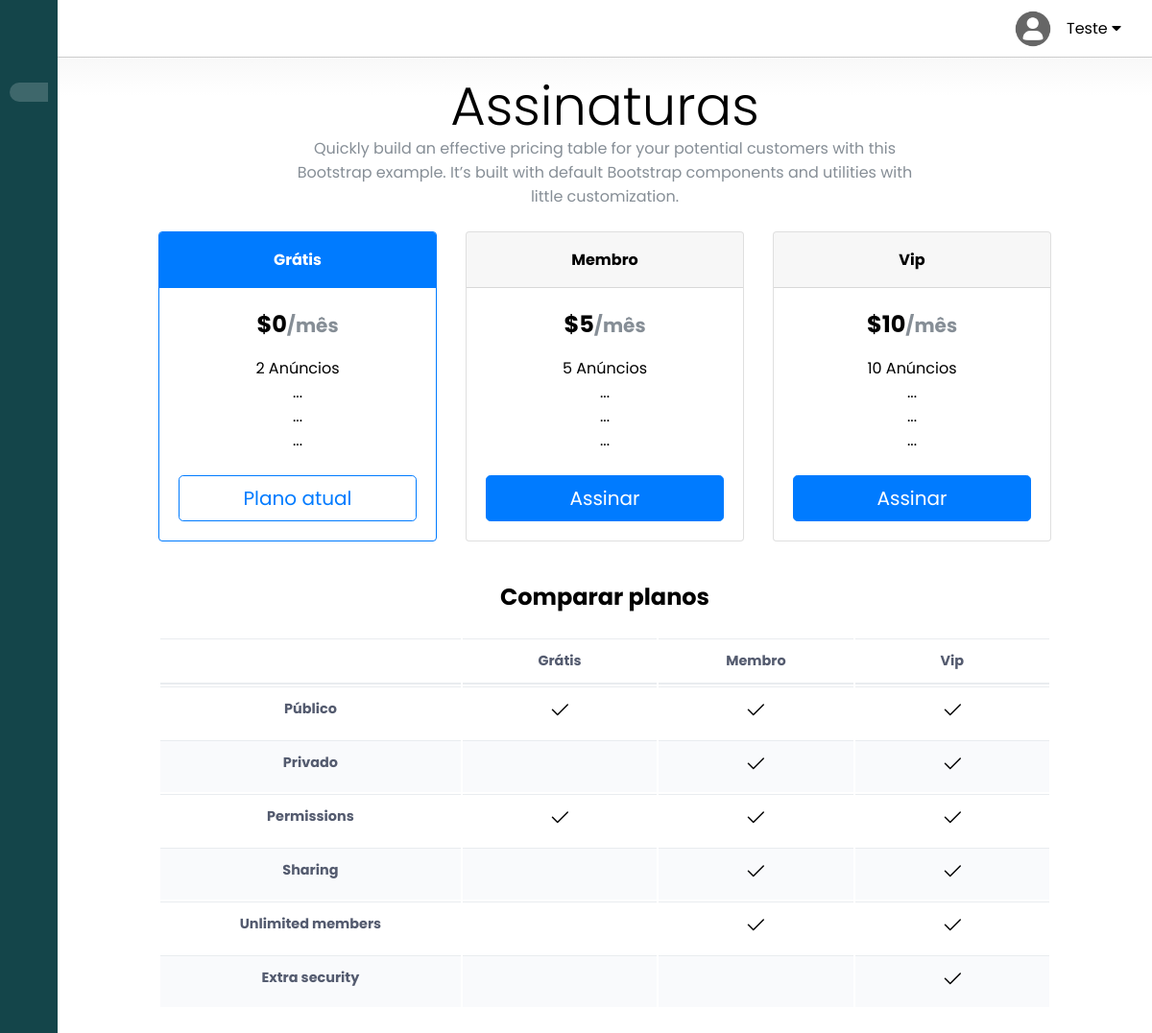
Page /assinar.php (signed in) on the committed database.
### tables this page shows
CREATE TABLE `usuario` (
  `idUser` int(11) NOT NULL,
  `email` varchar(45) NOT NULL,
  `senha` varchar(45) NOT NULL,
  `escolha` varchar(45) DEFAULT NULL,
  `cpf` varchar(14) DEFAULT NULL,
  `membro` varchar(45) DEFAULT NULL,
  `nome` varchar(45) DEFAULT NULL,
  `sobrenome` varchar(45) DEFAULT NULL,
  `sexo` varchar(45) DEFAULT NULL,
  `escolaridade` varchar(45) DEFAULT NULL,
  `endereco` varchar(45) DEFAULT NULL,
  `complemento` varchar(45) DEFAULT NULL,
  `cidade` varchar(45) DEFAULT NULL,
  `estado` varchar(45) DEFAULT NULL,
  `cep` varchar(45) DEFAULT NULL,
  `descricao` varchar(45) DEFAULT NULL,
  `numero` varchar(45) DEFAULT NULL,
  `avatar` varchar(45) DEFAULT NULL,
  `emailcontato` varchar(45) NOT NULL,
  `dataMembro` date NOT NULL DEFAULT current_timestamp()
);

### assinar.php (the view, shortened to what this page needs)
<!doctype html>
<html>
  <head>
    <link rel="stylesheet" type="text/css" href="https://cdn.jsdelivr.net/gh/lykmapipo/themify-icons@0.1.2/css/themify-icons.css">
    <link rel="stylesheet" href="https://cdnjs.cloudflare.com/ajax/libs/font-awesome/5.11.2/css/all.css">
    <link rel="stylesheet" type="text/css" href="style.css">
    <link rel="stylesheet" type="text/css" href="css/bootstrap.css">
    <link href="pricing.css" rel="stylesheet">
    <?php
      $logado = $_SESSION['email'];
      include_once "conectar.php";
      $sql = mysqli_query($conecta, "select * from usuario where email ='$logado'");
      while($exibe = mysqli_fetch_assoc($sql)){
        $perfil = $exibe["avatar"];
        $namec = $exibe["nome"];
        $membro = $exibe["membro"];
      }
      if ($membro == "Gratis"){
        $div1 = "border-primary";
        $div11 = "text-white bg-primary border-primary";
        $div2 = "";
        $div22 = "";
        $div3 = "";
        $div33 = "";
        $gratisNormal = "Plano atual";
        $membroComprado = "Assinar";
        $vipComprado = "Assinar";
      }
      ?>
  </head>
  <body>
  <div class="siidebar">
    <div class="siidebar-header">
    </div>
    <div class="siidebar-menu">
      <ul>
        <li class="passando active">
        </li>
      </ul>
    </div>
  </div>
  <div class="maain-content">
    <header>
      <div class="soocial-icons">
        <div class="poointer">
          <img src="images/img_perfil/<?php echo $perfil;?>">
        </div>
        <p class="nome_ poointer" id="dropdownMenuButton2" data-bs-toggle="dropdown"><?php echo $namec;?>
          <i class="fas fa-caret-down"></i>
        </p>
      </div>
    </header>
    <main>
      <section class="reecent">
        <div class="container py-3">
          <div class="pricing-header p-3 pb-md-4 mx-auto text-center">
            <h1 class="display-4 fw-normal">Assinaturas</h1>
            <p class="fs-5 text-muted">Quickly build an effective pricing table for your potential customers with this Bootstrap example. It’s built with default Bootstrap components and utilities with little customization.</p>
          </div>
          <main>
            <div class="row row-cols-1 row-cols-md-3 mb-3 text-center">
              <div class="col">
                <div class="card mb-4 rounded-3 shadow-sm <?php echo $div1;?>">
                  <div class="card-header py-3 <?php echo $div11?>">
                    <h4 class="my-0 fw-normal">Grátis</h4>
                  </div>
                  <div class="card-body">
                      <h1 class="card-title pricing-card-title">$0<small class="text-muted fw-light">/mês</small></h1>
                      <ul class="list-unstyled mt-3 mb-4">
                        <li>2 Anúncios</li>
                        <li>...</li>
                        <li>...</li>
                        <li>...</li>
                      </ul>
                      <button type="button" class="w-100 btn btn-lg btn-outline-primary"><?php echo $gratisNormal;?></button>
                  </div>
                </div>
              </div>
              <div class="col">
                <div class="card mb-4 rounded-3 shadow-sm <?php echo $div2;?>">
                  <div class="card-header py-3 <?php echo $$div22;?>">
                    <h4 class="my-0 fw-normal">Membro</h4>
                  </div>
                  <div class="card-body">
                    <form action="empregorem.php" method="POST">
                      <h1 class="card-title pricing-card-title">$5<small class="text-muted fw-light">/mês</small></h1>
                      <ul class="list-unstyled mt-3 mb-4">
                        <li>5 Anúncios</li>
                        <li>...</li>
                        <li>...</li>
                        <li>...</li>
                      </ul>
                      <button type="submit" name="opcao" value="4" class="w-100 btn btn-lg btn-primary"><?php echo $membroComprado;?></button>
                    </form>
                  </div>
                </div>
              </div>
              <div class="col">
                <div class="card mb-4 rounded-3 shadow-sm <?php echo $div3;?>">
                  <div class="card-header py-3 <?php echo $div33;?>">
                    <h4 class="my-0 fw-normal">Vip</h4>
                  </div>
                  <div class="card-body">
                    <form action="empregorem.php" method="POST">
                      <h1 class="card-title pricing-card-title">$10<small class="text-muted fw-light">/mês</small></h1>
                      <ul class="list-unstyled mt-3 mb-4">
                        <li>10 Anúncios</li>
                        <li>...</li>
                        <li>...</li>
                        <li>...</li>
                      </ul>
                      <button type="submit" name="opcao" value="5" class="w-100 btn btn-lg btn-primary"><?php echo $vipComprado;?></button>
                    </form>
                  </div>
                </div>
              </div>
            </div>
            <h2 class="display-6 text-center mb-4">Comparar planos</h2>
            <div class="table-responsive">
              <table class="table text-center">
                <thead>
                  <tr>
                    <th style="width: 34%;"></th>
                    <th style="width: 22%;">Grátis</th>
                    <th style="width: 22%;">Membro</th>
                    <th style="width: 22%;">Vip</th>
                  </tr>
                </thead>
                <tbody>
                  <tr>
                    <th scope="row" class="text-start">Público</th>
                    <td><svg class="bi" width="24" height="24"><use xlink:href="#check"/></svg></td>
                    <td><svg class="bi" width="24" height="24"><use xlink:href="#check"/></svg></td>
                    <td><svg class="bi" width="24" height="24"><use xlink:href="#check"/></svg></td>
                  </tr>
                  <tr>
                    <th scope="row" class="text-start">Privado</th>
                    <td></td>
                    <td><svg class="bi" width="24" height="24"><use xlink:href="#check"/></svg></td>
                    <td><svg class="bi" width="24" height="24"><use xlink:href="#check"/></svg></td>
                  </tr>
                </tbody>
                <tbody>
                  <tr>
                    <th scope="row" class="text-start">Permissions</th>
                    <td><svg class="bi" width="24" height="24"><use xlink:href="#check"/></svg></td>
                    <td><svg class="bi" width="24" height="24"><use xlink:href="#check"/></svg></td>
                    <td><svg class="bi" width="24" height="24"><use xlink:href="#check"/></svg></td>
                  </tr>
                  <tr>
                    <th scope="row" class="text-start">Sharing</th>
                    <td></td>
                    <td><svg class="bi" width="24" height="24"><use xlink:href="#check"/></svg></td>
                    <td><svg class="bi" width="24" height="24"><use xlink:href="#check"/></svg></td>
                  </tr>
                  <tr>
                    <th scope="row" class="text-start">Unlimited members</th>
                    <td></td>
                    <td><svg class="bi" width="24" height="24"><use xlink:href="#check"/></svg></td>
                    <td><svg class="bi" width="24" height="24"><use xlink:href="#check"/></svg></td>
                  </tr>
                  <tr>
                    <th scope="row" class="text-start">Extra security</th>
                    <td></td>
                    <td></td>
                    <td><svg class="bi" width="24" height="24"><use xlink:href="#check"/></svg></td>
                  </tr>
                </tbody>
              </table>
            </div>
          </main>
        </div>
      </section>
    </main>
  </div>
</body>
</html>

### style.css (style rules this page uses)
:root { --main-color: #14454a; --color-dark: #545b6f; --text-gray: #959693; }
* { font-family: 'Poppins', sans-serif; margin: 0; padding: 0; text-decoration: none; list-style-type: none; box-sizing: border-box; }
.siidebar { height: 100%; width: 240px; position: fixed; left: 0; top: 0; z-index: 100; background: var(--main-color); color: #fff; overflow-y: auto; transition: width 500ms; }
.siidebar-header { display: flex; justify-content: space-between; align-items: center; height: 60px; padding: 0rem 1rem; }
.siidebar-menu { padding: 10px 0px 10px 10px; }
.passando { cursor: pointer; transition: 0.3s; }
.siidebar li { margin-bottom: 1rem; }
.maain-content { position: relative; margin-left: 240px; transition: margin-left 500ms; }
header { position: fixed; left: 240px; top: 0; z-index: 100; width: calc(100% - 240px); background: #fff; height: 60px; padding: 0rem 1rem; display: flex; align-items: center; justify-content: space-between; border-bottom: 1px solid #ccc; transition: left 500ms; }
.nome_ { padding: 1rem; font-family: 'Poppins', sans-serif; }
.soocial-icons { display: flex; align-items: center; }
.soocial-icons span, .soocial-icons div { margin-left: 1.2rem; }
.soocial-icons div { height: 38px; width: 38px; background-size: cover; background-repeat: no-repeat; border-radius: 50%; }
.soocial-icons img { height: 38px; width: 38px; background-size: cover; background-repeat: no-repeat; border-radius: 50%; }
.reecent { margin-top: 3rem; margin-bottom: 3rem; }
th, td { font-size: .9rem; padding: 1rem 1rem; color: var(--color-dark); }
td { font-size: .8rem; }
tbody tr:nth-child(even) { background: #f9fafc; }
@media only screen and (max-width: 1200px) { .siidebar { width: 60px; z-index: 150; } }
@media only screen and (max-width: 1200px) { .siidebar-menu { padding: 10px 10px 10px 10px; } }
@media only screen and (max-width: 1200px) { .passando { cursor: pointer; padding-left: 0px; transition: 0.3s; } }
@media only screen and (max-width: 1200px) { .siidebar .siidebar-header, .siidebar li { display: flex; justify-content: center; } }
@media only screen and (max-width: 1200px) { .maain-content { margin-left: 60px; } }
@media only screen and (max-width: 1200px) { .maain-content header { left: 60px; width: calc(100% - 60px); } }
.poointer { cursor: pointer; }
li.active { background-color: #ffffff2e; border-radius: 20px 0px 0px 20px; padding: 10px; }

### pricing.css (style rules this page uses)
body { background-image: linear-gradient(180deg, #eee, #fff 100px, #fff); }
.container { max-width: 960px; }
.pricing-header { max-width: 700px; }

### rows in the picture
usuario: avatar (placeholder picture), nome "Teste", membro "Plano atual", membro "Assinar"
